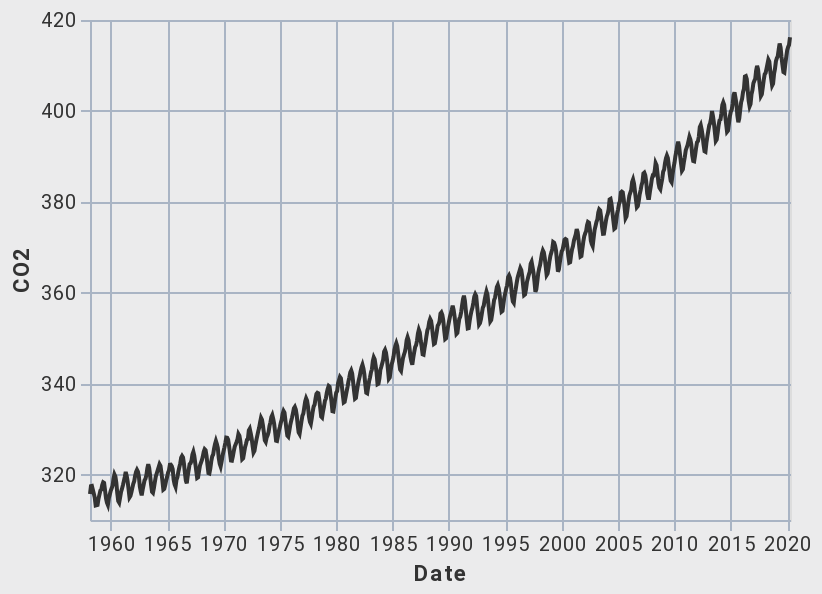

This figure's notebook cell:
### Markdown cell above
## Altair - CarbonPlan Light

### Code cell
alt.themes.enable('carbonplan_light')
alt.Chart(df).mark_line().encode(
    x='Date:T',
    y=alt.Y('CO2:Q', scale=alt.Scale(domain=(310, 420))
    )
).properties(width=350, height=250)

### Figure 1 — Vega-Lite specification as saved in the notebook (floating-point values rounded to 4 significant figures; data arrays with more than 128 entries replaced by an {"elided": "..."} marker saying what was removed)
{"config": {"arc": {"fill": "#333333"}, "area": {"fill": "#333333"}, "axisBand": {"grid": false}, "axisBottom": {"domainColor": "#a9b4c4", "gridColor": "#a9b4c4", "tickColor": "#a9b4c4", "labelFont": "relative-faux-book-pro, Roboto, system-ui, -apple-system, BlinkMacSystemFont", "titleFont": "relative-faux-book-pro, Roboto, system-ui, -apple-system, BlinkMacSystemFont", "labelColor": "#333333", "titleColor": "#333333"}, "axisLeft": {"domainColor": "#a9b4c4", "gridColor": "#a9b4c4", "tickColor": "#a9b4c4", "labelFont": "relative-faux-book-pro, Roboto, system-ui, -apple-system, BlinkMacSystemFont", "titleFont": "relative-faux-book-pro, Roboto, system-ui, -apple-system, BlinkMacSystemFont", "labelColor": "#333333", "titleColor": "#333333"}, "axisRight": {"domainColor": "#a9b4c4", "gridColor": "#a9b4c4", "tickColor": "#a9b4c4", "labelFont": "relative-faux-book-pro, Roboto, system-ui, -apple-system, BlinkMacSystemFont", "titleFont": "relative-faux-book-pro, Roboto, system-ui, -apple-system, BlinkMacSystemFont", "labelColor": "#333333", "titleColor": "#333333"}, "axisTop": {"domainColor": "#a9b4c4", "gridColor": "#a9b4c4", "tickColor": "#a9b4c4", "labelFont": "relative-faux-book-pro, Roboto, system-ui, -apple-system, BlinkMacSystemFont", "titleFont": "relative-faux-book-pro, Roboto, system-ui, -apple-system, BlinkMacSystemFont", "labelColor": "#333333", "titleColor": "#333333"}, "background": "#ebebec", "group": {"fill": "#ebebec"}, "legend": {"labelFont": "relative-faux-book-pro, Roboto, system-ui, -apple-system, BlinkMacSystemFont", "symbolSize": 200, "symbolType": "circle", "titleFont": "relative-faux-book-pro, Roboto, system-ui, -apple-system, BlinkMacSystemFont"}, "line": {"color": "#333333", "stroke": "#333333"}, "trail": {"color": "#333333", "stroke": "#333333"}, "path": {"stroke": "#333333"}, "point": {"filled": true, "color": "#333333", "size": 200, "cursor": "pointer"}, "range": {"category": ["#f07071", "#ea9755", "#d4c05e", "#7eb36a", "#64b9c4", "#85a2f7", "#bc85d9", "#e587b6", "#a9b4c4"]}, "symbol": {"shape": "circle"}, "style": {"bar": {"fill": "#333333"}, "text": {"font": "relative-faux-book-pro, Roboto, system-ui, -apple-system, BlinkMacSystemFont", "fontWeight": 400}}, "title": {"anchor": "start", "fontWeight": 400, "font": "relative-faux-book-pro, Roboto, system-ui, -apple-system, BlinkMacSystemFont"}, "header": {"fontWeight": 400, "labelFont": "relative-faux-book-pro, Roboto, system-ui, -apple-system, BlinkMacSystemFont", "titleFont": "relative-faux-book-pro, Roboto, system-ui, -apple-system, BlinkMacSystemFont"}}, "data": {"name": "data-447fa99e14a029f839568b94797d0525"}, "mark": "line", "encoding": {"x": {"type": "temporal", "field": "Date"}, "y": {"type": "quantitative", "field": "CO2", "scale": {"domain": [310, 420]}}}, "height": 250, "width": 350, "$schema": "https://vega.github.io/schema/vega-lite/v4.0.2.json", "datasets": {"data-447fa99e14a029f839568b94797d0525": {"elided": "741 records"}}}
